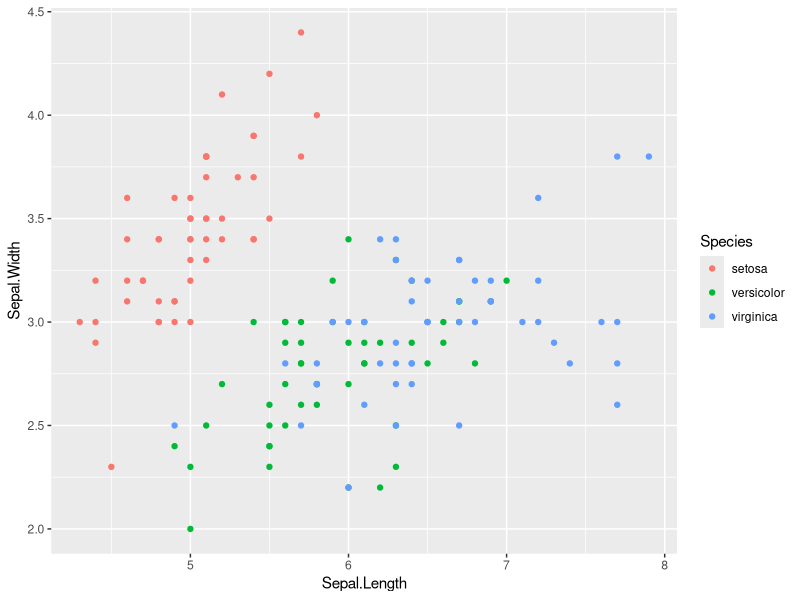
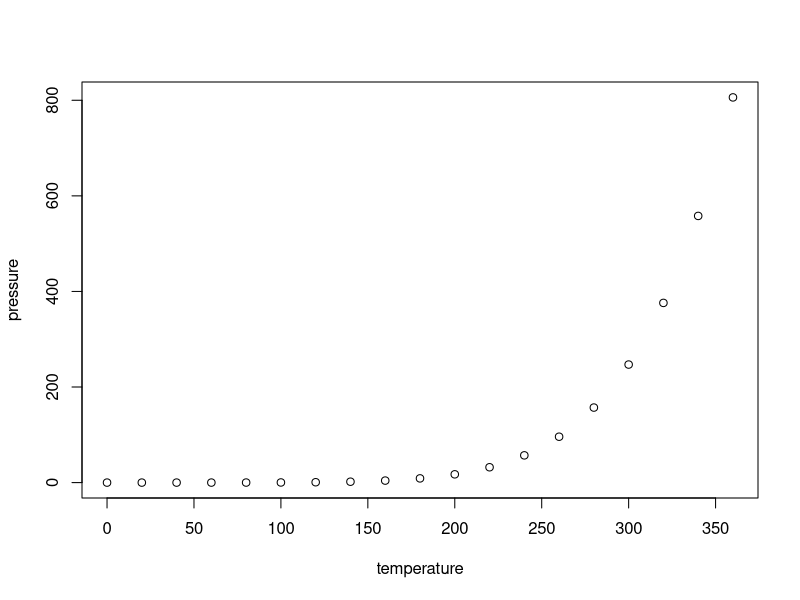

Recreate these plots in R, in order.
## ---- chunk 1
knitr::opts_chunk$set(echo = TRUE)
## ---- chunk 2
summary(cars)
## ---- chunk 3
head(iris)
## ---- chunk 4
x <- rnorm(100)
y <- 2 * x + rnorm(100)
cor(x, y)
## ---- chunk 5
x <- rnorm(100)
y <- 2 * x + rnorm(100)
cor(x, y)
## ---- chunk 6
x <- rnorm(100)
y <- 2 * x + rnorm(100)
cor(x, y)
## ---- chunk 7
x <- rnorm(100)
y <- 2 * x + rnorm(100)
cor(x, y)
## ---- chunk 8
head(iris)
## ---- chunk 9
library(ggplot2)

ggplot(iris, aes(Sepal.Length, Sepal.Width, color = Species)) +
        geom_point()
## ---- chunk 10
knitr::kable(iris)
## ---- chunk 11
knitr::kable(head(iris), caption = 'Example caption for the iris data frame')
## ---- chunk 12
plot(pressure)
